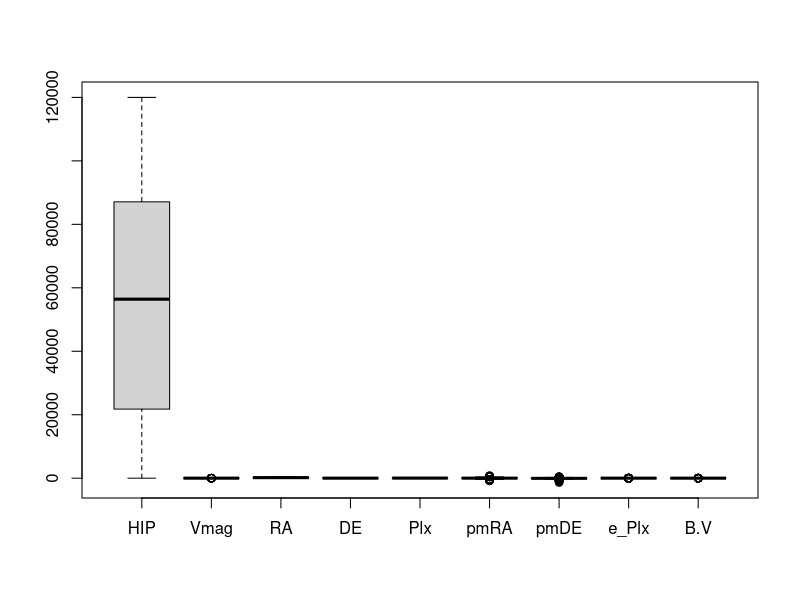
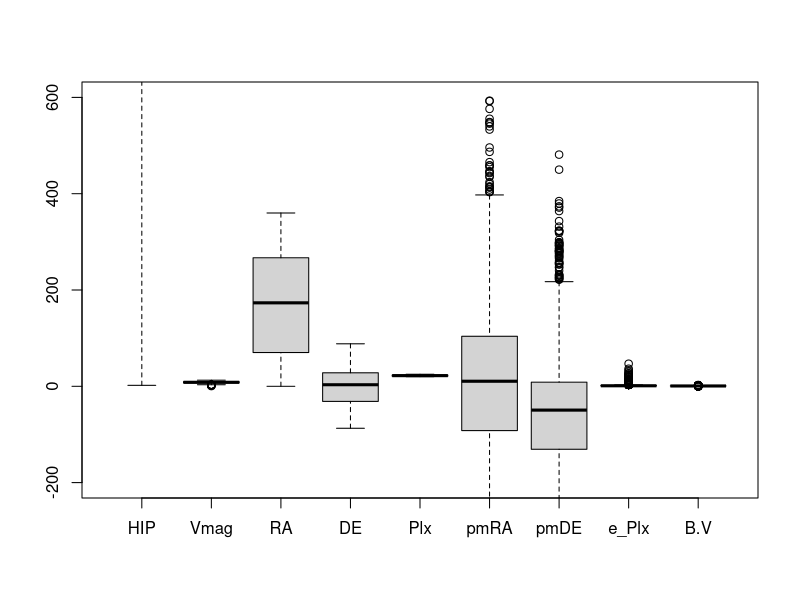
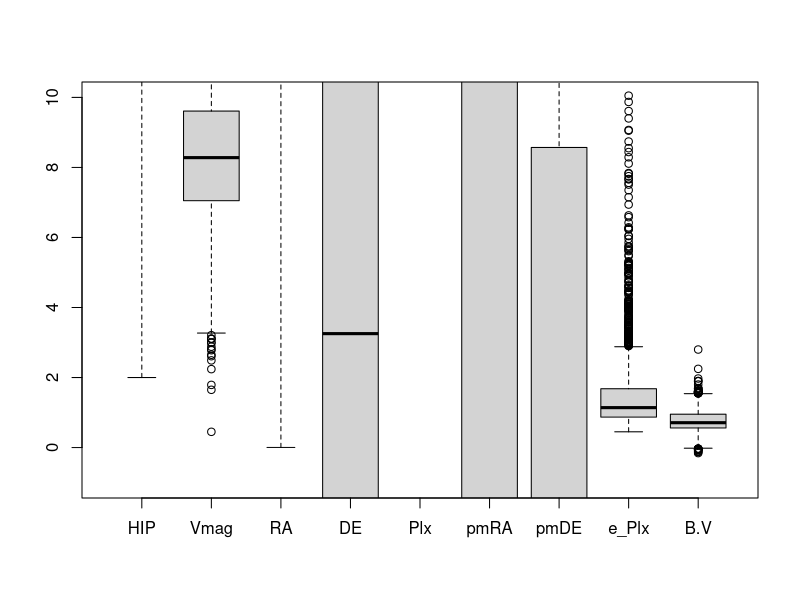
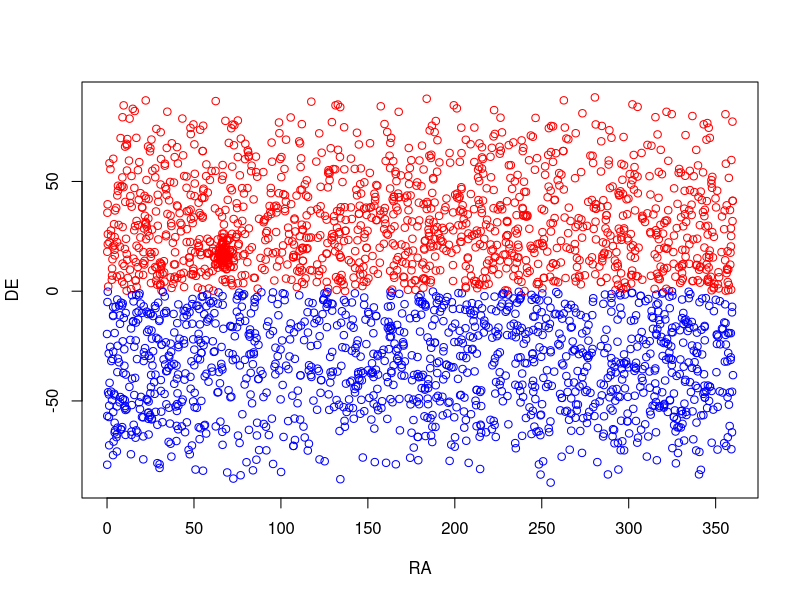
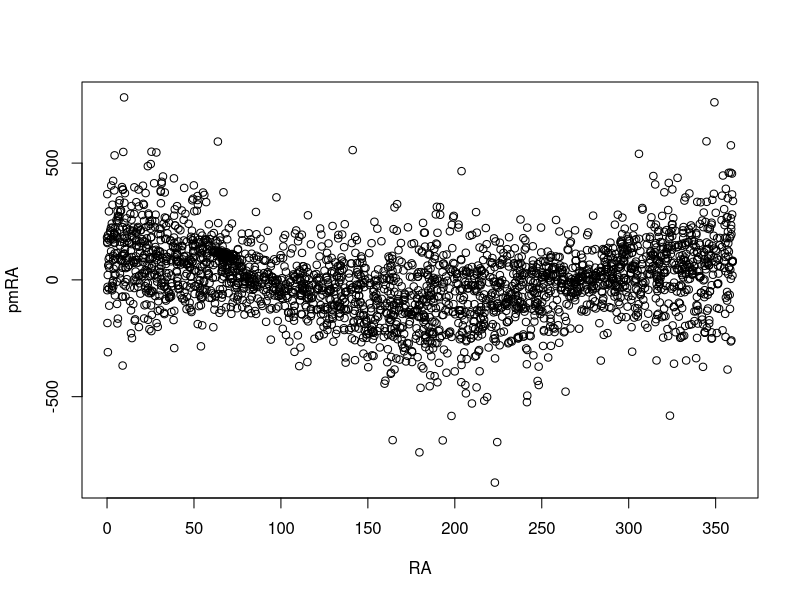
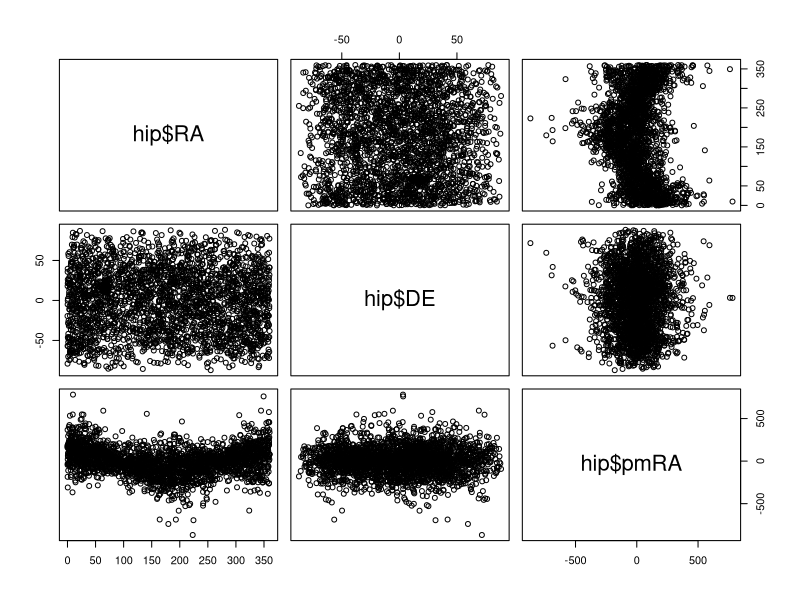
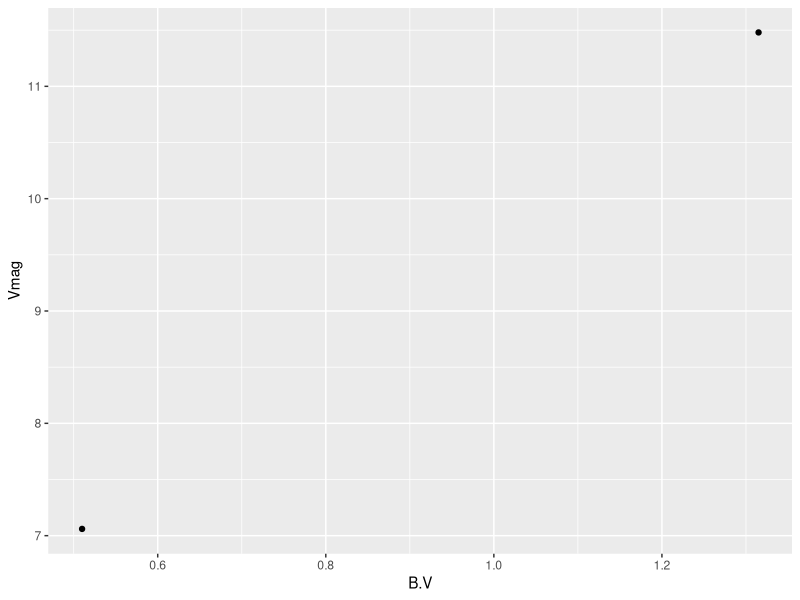
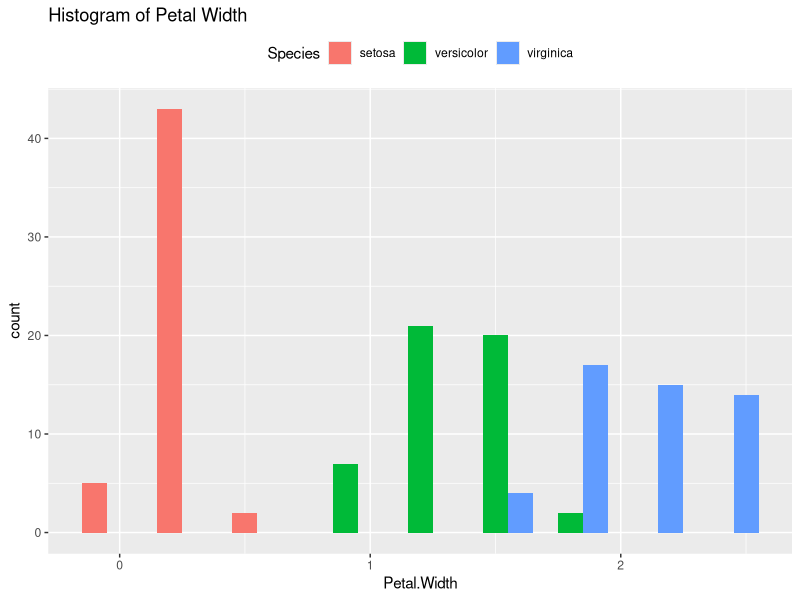

Source code (R) for these figures, in order:
## ---- chunk 1
knitr::opts_chunk$set(echo = TRUE)
## ---- chunk 2
hip  <- read.table("./HIP_star.dat", header=T,fill=T)
## ---- chunk 3
str(hip)
## ---- chunk 4
hip['RA']
## ---- chunk 5
sapply(hip,mean,na.rm=T)
sapply(hip,median,na.rm=T)
## ---- chunk 6
sapply(hip,range,na.rm=T)
## ---- chunk 7
sapply(hip['RA'],var,na.rm=T)
sapply(hip['RA'],sd,na.rm=T)
sapply(hip['RA'],mad,na.rm=T)
## ---- chunk 8
f = function(x) c(median(x), mad(x))  
f(hip[,3])
## ---- chunk 9
apply(hip,2,f)
## ---- chunk 10
quantile(hip['RA'], probs = seq(0,1,0.1), na.rm=T)[2]
quantile(hip['RA'], probs = seq(0,1,0.1), na.rm=T)[6]
## ---- chunk 11
quantile(hip['RA'],na.rm=T)
## ---- chunk 12
 hasNA = function(x) any(is.na(x)) 
apply(hip,2,hasNA)
## ---- chunk 13
min(hip['B.V'])
hip1 = na.omit(hip)
## ---- chunk 14
sapply(hip1,mean)
## ---- chunk 15
boxplot(hip)
boxplot(hip, ylim=c(-200,600))
boxplot(hip,ylim=c(-1,10))
## ---- chunk 16
plot(hip$RA,hip$DE,col = ifelse(hip$DE>0,"red","blue"),xlab="RA",ylab="DE")
## ---- chunk 17
plot(hip$RA,hip$pmRA,xlab="RA",ylab="pmRA")
## ---- chunk 18
pairs(~hip$RA+hip$DE+hip$pmRA)
## ---- chunk 19
library(tidyverse)
hyades = hip %>% filter((RA < 100 & RA < 50 & DE < 25 & DE > 0 & pmRA < 130 & pmRA > 90 & pmDE > -60 & pmDE < -10 & e_Plx < 5) & (Vmag > 4 | B.V < 0.2))
str(hyades)
ggplot(hyades, aes(x=B.V, y=Vmag)) + geom_point()
## ---- chunk 20
head(iris)
summary(iris)
## ---- chunk 21
ggplot(iris, aes(x=Petal.Width,fill=Species,colors=Species)) + geom_histogram(bins = 9, position='dodge') + ggtitle("Histogram of Petal Width") + theme(legend.position="top")
## ---- chunk 22
quantile(iris$Petal.Width,na.rm = T)
## ---- chunk 23
iris %>% group_by(Species) %>% ggplot(aes(x=Species,y=Petal.Width,fill=Species)) + geom_boxplot(outlier.colour="red",
outlier.shape=8, outlier.size=4)
## ---- chunk 24
iris %>% group_by(Species) %>% ggplot(aes(x=Species,y=Petal.Length,fill=Species)) + geom_boxplot(outlier.colour="red",
outlier.shape=8, outlier.size=4)
## ---- chunk 25
iris = iris %>% mutate(Proportion = Sepal.Length/Sepal.Width)
str(iris)
## ---- chunk 26
pairs(~swiss$Fertility+swiss$Agriculture+swiss$Examination)
## ---- chunk 27
p = ggplot(swiss, aes(x=Catholic,y=Fertility)) + geom_point() + ggtitle("Catholic vs Fertility")
p
## ---- chunk 28
relation_educ_agric = cov(swiss$Agriculture,swiss$Education)
relation_educ_agric
p = ggplot(swiss,aes(x=Agriculture,y=Education)) + geom_point() + stat_smooth()
p
